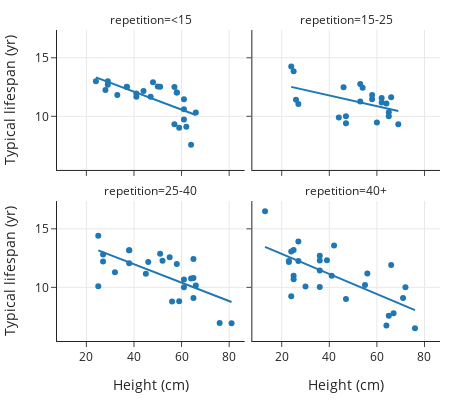

Here is the notebook cell this chart was saved with:
### Markdown cell above
```python
px.scatter(dogs.dropna(subset=['repetition']), 
           x='height', y='longevity', trendline='ols', 
           facet_col='repetition', facet_col_wrap=2,
           labels={'height':'Height (cm)', 
                   'longevity':'Typical lifespan (yr)'})
```

### Code cell
fig = px.scatter(dogs.dropna(subset=['repetition']), x='height', y='longevity', 
                 facet_col='repetition', facet_col_wrap=2, trendline='ols',
                 facet_row_spacing=0.1,
                 width=450, height=400, 
                 labels={'height':'Height (cm)',
                         'longevity':'Typical lifespan (yr)'})
margin(fig, t=30)

### Figure 1 — Plotly figure (JSON) as saved in the notebook; plotly's stock layout.template omitted (floating-point values rounded to 4 significant figures)
{"data": [{"hovertemplate": "repetition=<15<br>Height (cm)=%{x}<br>Typical lifespan (yr)=%{y}<extra></extra>", "legendgroup": "", "marker": {"color": "#1F77B4", "symbol": "circle"}, "mode": "markers", "name": "", "orientation": "v", "showlegend": false, "type": "scatter", "x": [51, 48, 41, 37, 24, 47, 37, 33, 50, 41, 61, 58, null, 58, 59, 66, 61, 28, 62, 61, 64, 61, 61, 29, 61, 57, 44, 29, 47, 57, 64], "xaxis": "x3", "y": [12.52, 12.92, 11.66, 12.5, 13, 11.67, 12.53, 11.81, 12.54, 11.95, 11.46, 12.04, 9.67, 12.04, 9.02, 10.33, 10.6, 12.25, 9.11, 9.73, 7.56, null, null, 12.7, null, 9.33, 12.17, 13, null, 12.5, null], "yaxis": "y3"}, {"hovertemplate": "<b>OLS trendline</b><br>longevity = -0.0766249 * height + 15.1648<br>R<sup>2</sup>=0.454049<br><br>repetition=<15<br>Height (cm)=%{x}<br>Typical lifespan (yr)=%{y} <b>(trend)</b><extra></extra>", "legendgroup": "", "marker": {"color": "#1F77B4", "symbol": "circle"}, "mode": "lines", "name": "", "showlegend": false, "type": "scatter", "x": [24, 28, 29, 29, 33, 37, 37, 41, 41, 44, 47, 48, 50, 51, 57, 57, 58, 58, 59, 61, 61, 61, 62, 64, 66], "xaxis": "x3", "y": [13.33, 13.02, 12.94, 12.94, 12.64, 12.33, 12.33, 12.02, 12.02, 11.79, 11.56, 11.49, 11.33, 11.26, 10.8, 10.8, 10.72, 10.72, 10.64, 10.49, 10.49, 10.49, 10.41, 10.26, 10.11], "yaxis": "y3"}, {"hovertemplate": "repetition=15-25<br>Height (cm)=%{x}<br>Typical lifespan (yr)=%{y}<extra></extra>", "legendgroup": "", "marker": {"color": "#1F77B4", "symbol": "circle"}, "mode": "markers", "name": "", "orientation": "v", "showlegend": false, "type": "scatter", "x": [null, 25, 46, 26, 27, null, 66, 58, 54, 60, 64, 62, 62, 53, 65, 47, 65, 47, 69, 58, 46, 53, 44, null, 29, 51, 25, 42, 24], "xaxis": "x4", "y": [14, 13.84, 12.49, 11.42, 11.05, 12.6, 11.63, 11.83, 12.44, 9.48, 11.1, 11.57, 11.17, 11.27, 10.34, 10, 10, 9.4, 9.32, 11.45, null, 12.77, 9.9, 9.32, null, null, null, null, 14.25], "yaxis": "y4"}, {"hovertemplate": "<b>OLS trendline</b><br>longevity = -0.0456982 * height + 13.6117<br>R<sup>2</sup>=0.235689<br><br>repetition=15-25<br>Height (cm)=%{x}<br>Typical lifespan (yr)=%{y} <b>(trend)</b><extra></extra>", "legendgroup": "", "marker": {"color": "#1F77B4", "symbol": "circle"}, "mode": "lines", "name": "", "showlegend": false, "type": "scatter", "x": [24, 25, 26, 27, 44, 46, 47, 47, 53, 53, 54, 58, 58, 60, 62, 62, 64, 65, 65, 66, 69], "xaxis": "x4", "y": [12.51, 12.47, 12.42, 12.38, 11.6, 11.51, 11.46, 11.46, 11.19, 11.19, 11.14, 10.96, 10.96, 10.87, 10.78, 10.78, 10.69, 10.64, 10.64, 10.6, 10.46], "yaxis": "y4"}, {"hovertemplate": "repetition=25-40<br>Height (cm)=%{x}<br>Typical lifespan (yr)=%{y}<extra></extra>", "legendgroup": "", "marker": {"color": "#1F77B4", "symbol": "circle"}, "mode": "markers", "name": "", "orientation": "v", "showlegend": false, "type": "scatter", "x": [55, null, 51, 27, null, 27, 65, 25, 52, null, 25, 32, 38, 58, null, 66, 65, 59, 61, 81, 76, 58, 42, 64, 48, 64, 61, 45, 61, 64, 46, 71, 65, null, 38, 46, 38, 38, 56], "xaxis": "x", "y": [12.58, 12.63, 12.87, 12.8, 13.51, 12.21, 12.42, 14.42, 12.28, 10.92, 10.1, 11.29, 12.05, 12, 9.36, 10.16, 9.1, 8.81, 10.67, 6.94, 6.96, null, null, null, null, 10.75, null, 11.17, 10, null, null, null, 10.8, 8.7, 13.17, 12.16, null, 13.17, 8.8], "yaxis": "y"}, {"hovertemplate": "<b>OLS trendline</b><br>longevity = -0.0787387 * height + 15.126<br>R<sup>2</sup>=0.445933<br><br>repetition=25-40<br>Height (cm)=%{x}<br>Typical lifespan (yr)=%{y} <b>(trend)</b><extra></extra>", "legendgroup": "", "marker": {"color": "#1F77B4", "symbol": "circle"}, "mode": "lines", "name": "", "showlegend": false, "type": "scatter", "x": [25, 25, 27, 27, 32, 38, 38, 38, 45, 46, 51, 52, 55, 56, 58, 59, 61, 61, 64, 65, 65, 65, 66, 76, 81], "xaxis": "x", "y": [13.16, 13.16, 13.0, 13.0, 12.61, 12.13, 12.13, 12.13, 11.58, 11.5, 11.11, 11.03, 10.8, 10.72, 10.56, 10.48, 10.32, 10.32, 10.09, 10.01, 10.01, 10.01, 9.929, 9.142, 8.748], "yaxis": "y"}, {"hovertemplate": "repetition=40+<br>Height (cm)=%{x}<br>Typical lifespan (yr)=%{y}<extra></extra>", "legendgroup": "", "marker": {"color": "#1F77B4", "symbol": "circle"}, "mode": "markers", "name": "", "orientation": "v", "showlegend": false, "type": "scatter", "x": [27, 13, 23, 25, null, 36, 39, 41, 24, 36, 42, 36, 23, 25, 66, null, 56, null, 71, 55, 47, 64, 65, 76, 67, null, 30, 72, 24, 37, 36, 27, 25], "xaxis": "x2", "y": [13.92, 16.5, 12.25, 13.2, 12, 12.3, 12.31, 11, 13.07, 11.43, 13.58, 10.02, 12.17, 10.69, 11.92, 11.56, 11.19, 9, 9.08, 10.21, 9.01, 6.75, 7.57, 6.5, 7.78, 6.29, 10.08, 10, 9.25, null, 12.7, 12.25, 11], "yaxis": "y2"}, {"hovertemplate": "<b>OLS trendline</b><br>longevity = -0.0858459 * height + 14.5806<br>R<sup>2</sup>=0.487114<br><br>repetition=40+<br>Height (cm)=%{x}<br>Typical lifespan (yr)=%{y} <b>(trend)</b><extra></extra>", "legendgroup": "", "marker": {"color": "#1F77B4", "symbol": "circle"}, "mode": "lines", "name": "", "showlegend": false, "type": "scatter", "x": [13, 23, 23, 24, 24, 25, 25, 25, 27, 27, 30, 36, 36, 36, 36, 39, 41, 42, 47, 55, 56, 64, 65, 66, 67, 71, 72, 76], "xaxis": "x2", "y": [13.46, 12.61, 12.61, 12.52, 12.52, 12.43, 12.43, 12.43, 12.26, 12.26, 12.01, 11.49, 11.49, 11.49, 11.49, 11.23, 11.06, 10.98, 10.55, 9.859, 9.773, 9.086, 9.001, 8.915, 8.829, 8.485, 8.4, 8.056], "yaxis": "y2"}], "layout": {"annotations": [{"font": {}, "showarrow": false, "text": "repetition=25-40", "x": 0.245, "xanchor": "center", "xref": "paper", "y": 0.45, "yanchor": "bottom", "yref": "paper"}, {"font": {}, "showarrow": false, "text": "repetition=40+", "x": 0.755, "xanchor": "center", "xref": "paper", "y": 0.45, "yanchor": "bottom", "yref": "paper"}, {"font": {}, "showarrow": false, "text": "repetition=<15", "x": 0.245, "xanchor": "center", "xref": "paper", "y": 1, "yanchor": "bottom", "yref": "paper"}, {"font": {}, "showarrow": false, "text": "repetition=15-25", "x": 0.755, "xanchor": "center", "xref": "paper", "y": 1, "yanchor": "bottom", "yref": "paper"}], "height": 400, "legend": {"tracegroupgap": 0}, "margin": {"t": 30}, "width": 450, "xaxis": {"anchor": "y", "autorange": true, "domain": [0, 0.49], "range": [7.467, 86.53], "title": {"text": "Height (cm)"}, "type": "linear"}, "xaxis2": {"anchor": "y2", "autorange": true, "domain": [0.51, 1], "matches": "x", "range": [7.467, 86.53], "title": {"text": "Height (cm)"}, "type": "linear"}, "xaxis3": {"anchor": "y3", "autorange": true, "domain": [0, 0.49], "matches": "x", "range": [7.467, 86.53], "showticklabels": false, "type": "linear"}, "xaxis4": {"anchor": "y4", "autorange": true, "domain": [0.51, 1], "matches": "x", "range": [7.467, 86.53], "showticklabels": false, "type": "linear"}, "yaxis": {"anchor": "x", "autorange": true, "domain": [0, 0.45], "range": [5.364, 17.43], "title": {"text": "Typical lifespan (yr)"}, "type": "linear"}, "yaxis2": {"anchor": "x2", "autorange": true, "domain": [0, 0.45], "matches": "y", "range": [5.364, 17.43], "showticklabels": false, "type": "linear"}, "yaxis3": {"anchor": "x3", "autorange": true, "domain": [0.55, 1], "matches": "y", "range": [5.364, 17.43], "title": {"text": "Typical lifespan (yr)"}, "type": "linear"}, "yaxis4": {"anchor": "x4", "autorange": true, "domain": [0.55, 1], "matches": "y", "range": [5.364, 17.43], "showticklabels": false, "type": "linear"}}}
